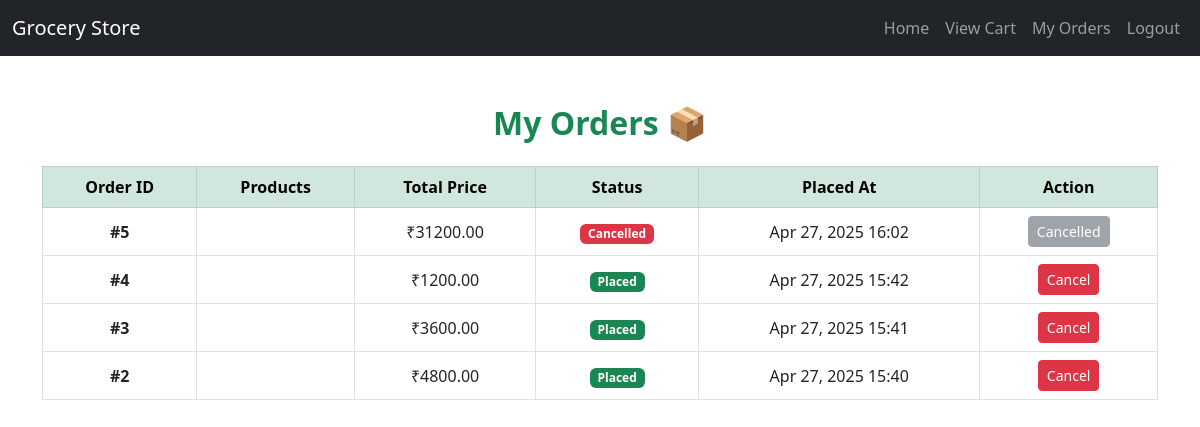
The app's page /my-orders/ (signed in) with its own data.
### store/models.py (models this page shows, shortened)
class Order(models.Model):
    STATUS_CHOICES = (
        ('Placed', 'Placed'),
        ('Cancelled', 'Cancelled'),
    )
    user = models.ForeignKey(User, on_delete=models.SET_NULL, null=True, blank=True)
    address = models.TextField()
    contact_number = models.CharField(max_length=20)
    products_summary = models.TextField()  # Stores product names + quantity
    total_price = models.DecimalField(max_digits=10, decimal_places=2)
    status = models.CharField(max_length=10, choices=STATUS_CHOICES, default='Placed')
    created_at = models.DateTimeField(auto_now_add=True)

### store/views.py (the view)
# urls.py: path('my-orders/', views.my_orders, name='my_orders'),
@login_required(login_url='/login/')
def my_orders(request):
    orders = Order.objects.filter(user=request.user).order_by('-created_at')
    return render(request, 'store/my_orders.html', {'orders': orders})

### store/templates/store/my_orders.html (shortened to what this page needs)
<!DOCTYPE html>
<html lang="en">
<head>
  <link href="https://cdn.jsdelivr.net/npm/bootstrap@5.3.0/dist/css/bootstrap.min.css" rel="stylesheet">
</head>
<body>
<nav class="navbar navbar-expand-lg navbar-dark bg-dark">
  <div class="container-fluid">
    <a class="navbar-brand" href="/">Grocery Store</a>
    <div class="collapse navbar-collapse" id="navbarNav">
      <ul class="navbar-nav ms-auto">
        <li class="nav-item">
          <a class="nav-link" href="/">Home</a>
        </li>
        <li class="nav-item">
          <a class="nav-link" href="{% url 'view_cart' %}">View Cart</a>
        </li>
        <li class="nav-item">
          <a class="nav-link" href="{% url 'my_orders' %}">My Orders</a>
        </li>
        {% if user.is_authenticated %}
          <li class="nav-item">
            <a class="nav-link" href="/logout/">Logout</a>
          </li>
        {% else %}
          <li class="nav-item">
            <a class="nav-link" href="/login/">Login</a>
          </li>
        {% endif %}
      </ul>
    </div>
  </div>
</nav>
<div class="container mt-5">
  <h2 class="text-center text-success fw-bold mb-4">My Orders 📦</h2>
  {% if orders %}
    <div class="table-responsive">
      <table class="table table-bordered table-hover align-middle text-center">
        <thead class="table-success">
          <tr>
            <th scope="col">Order ID</th>
            <th scope="col">Products</th>
            <th scope="col">Total Price</th>
            <th scope="col">Status</th>
            <th scope="col">Placed At</th>
            <th scope="col">Action</th>
          </tr>
        </thead>
        <tbody>
          {% for order in orders %}
          <tr>
            <td class="fw-bold">#{{ order.id }}</td>
            <td>
            </td>
            <td>₹{{ order.total_price }}</td>
            <td>
              {% if order.status == 'Placed' %}
                <span class="badge bg-success">{{ order.status }}</span>
              {% else %}
                <span class="badge bg-danger">{{ order.status }}</span>
              {% endif %}
            </td>
            <td>{{ order.created_at|date:"M d, Y H:i" }}</td>
            <td>
              {% if order.status == 'Placed' %}
                <a href="{% url 'cancel_order' order.id %}" class="btn btn-danger btn-sm" onclick="return confirm('Are you sure you want to cancel this order?');">Cancel</a>
              {% else %}
                <button class="btn btn-secondary btn-sm" disabled>Cancelled</button>
              {% endif %}
            </td>
          </tr>
          {% endfor %}
        </tbody>
      </table>
    </div>
  {% else %}
    <div class="alert alert-info text-center mt-5">
      <h5 class="mb-3">You haven't placed any orders yet 📦</h5>
      <a href="/" class="btn btn-success">Shop Now</a>
    </div>
  {% endif %}
</div>
</body>
</html>

### records on screen
Order: id "5", total_price "31200.00", status "Cancelled", created_at "Apr 27, 2025 16:02"
Order: id "4", total_price "1200.00", status "Placed", created_at "Apr 27, 2025 15:42", shows "Cancel"
Order: id "3", total_price "3600.00", status "Placed", created_at "Apr 27, 2025 15:41", shows "Cancel"
Order: id "2", total_price "4800.00", status "Placed", created_at "Apr 27, 2025 15:40", shows "Cancel"
